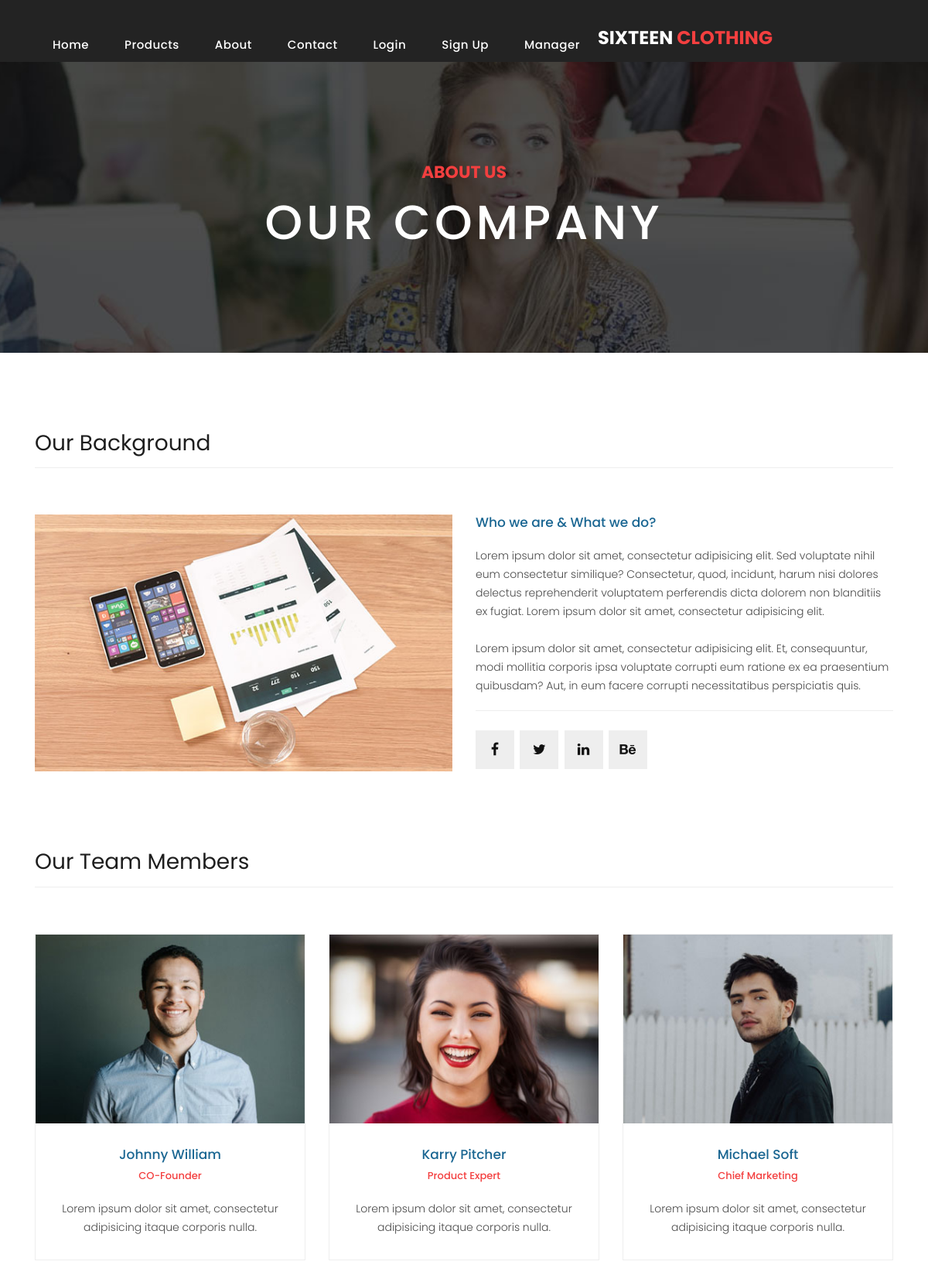
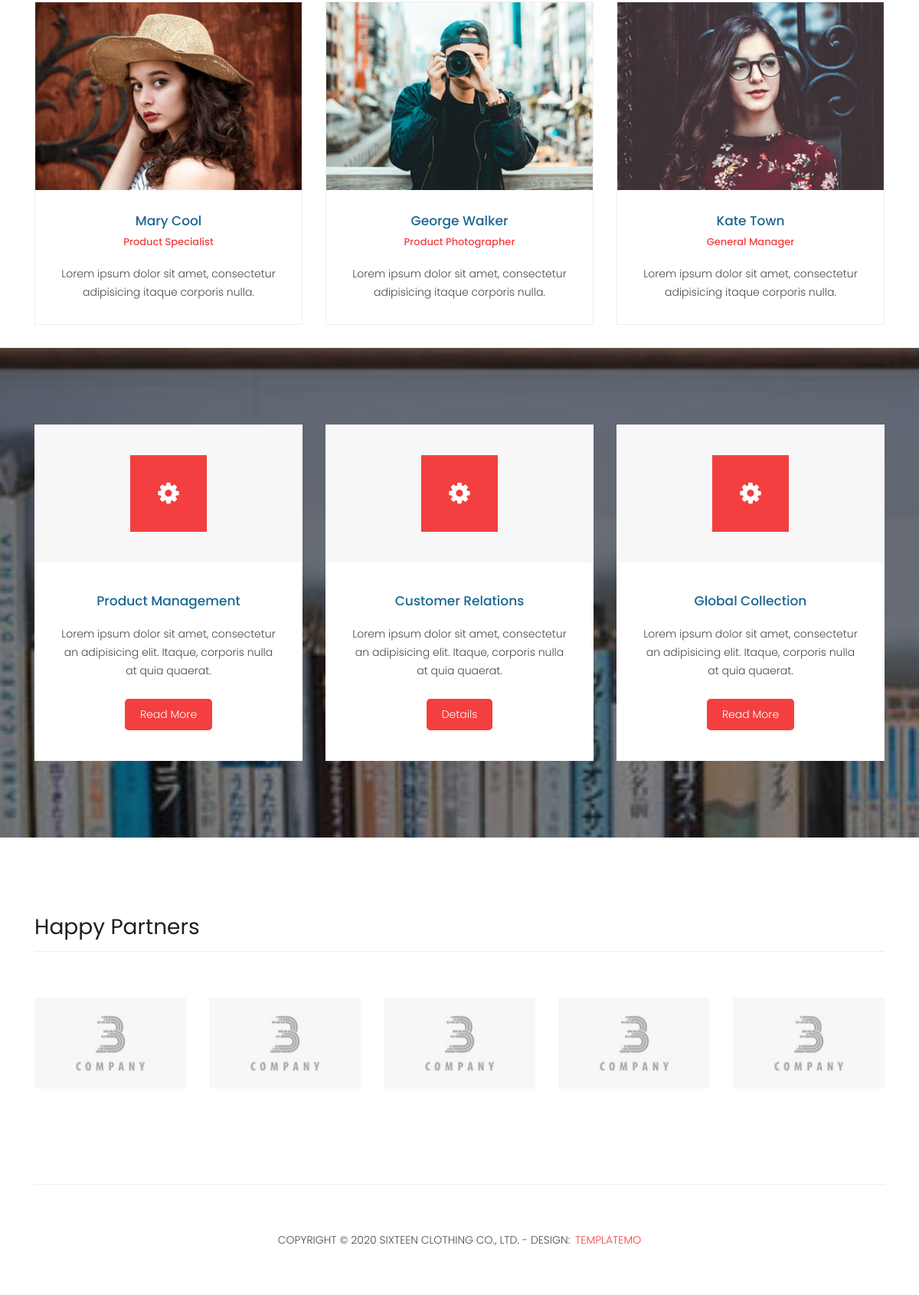
The app's page /about_us/ with its own data (2 pictures, top to bottom).
### app_main/models.py (models this page shows, shortened)
class CatalogItem(models.Model):
    title=models.CharField(max_length=50, verbose_name='catalog item')
    slug=models.SlugField(max_length=50, db_index=True,verbose_name='url')
    url=models.CharField(max_length=100, blank= True)
    is_anchor=models.BooleanField(default=False)
    is_manage=models.BooleanField(default=True)
    is_visible=models.BooleanField(default=True)
    order=models.PositiveSmallIntegerField()
    def get_absolute_url(self):
        if self.is_anchor:
            return reverse(f'shop:{self.slug}')
        return reverse('shop:detail', kwargs={'slug': self.slug})
    class Meta:
        ordering=('order',)

### catalog/views.py (the view)
# urls.py: path('about_us/', AboutPage.as_view(), name='about'),
class AboutPage(TemplateView):
  template_name = 'about.html'

### app_main/context_processors.py (called while the page is built)
def catalog_item(request):
    items = CatalogItem.objects.filter()
    return {'catalog_item': items}

### templates/about.html (shortened to what this page needs)
{%load static%}
<!DOCTYPE html>
<html lang="en">
  <head>
    <link href="{% static 'vendor/bootstrap/css/bootstrap.min.css' %}" rel="stylesheet">
    <link rel= 'stylesheet' href= {% static 'assets/css/fontawesome.css'%}>
    <link rel= 'stylesheet' href= {% static 'assets/css/templatemo-sixteen.css'%}>
    <link rel= 'stylesheet' href= {% static 'assets/css/owl.css'%}>
  </head>
  <body>
<header class="">
  <nav class="navbar navbar-expand-lg">
    <div class="container">
      {% include 'includes/navbar.html' %}
      <a class="navbar-brand" href="index.html"><h2>Sixteen <em>Clothing</em></h2></a>
    </div>
  </nav>
</header>
    {% include "page_content.html"%}
  </body>
</html>

### templates/includes/navbar.html
<nav id="navbar" class="navbar">
  <ul class="navbar-nav justify-content-end">
    {% for item in catalog_item %}
      <li class="nav-item">
        <a class="nav-link" href="{% if item.is_anchor %}{{ item.get_absolute_url }}{% else %}{% url "shop:products" %}{% endif %}">{{ item.title }}</a>
      </li>
    {% endfor %}
    {% if user.is_authenticated %}
      <li class="nav-item">
        <a class="nav-link" href="{% url 'logout' %}">Logout</a>
      </li>
    {% else %}
      <li class="nav-item">
        <a class="nav-link" href="{% url 'login' %}">Login</a>
      </li>
      <li class="nav-item">
        <a class="nav-link" href="{% url 'registration' %}">Sign up</a>
      </li>
    {% endif %}
      <li class="nav-item">
        <a class="nav-link" href="{% url 'manager:index' %}">Manager</a>
      </li>
  </ul>
</nav>

### static/assets/css/templatemo-sixteen.css (style rules this page uses)
body { font-family: 'Poppins', sans-serif; overflow-x: hidden; text-rendering: optimizeLegibility; -webkit-font-smoothing: antialiased; -moz-osx-font-smoothing: grayscale; }
a { text-decoration: none!important; }
ul { padding: 0; margin: 0; list-style: none; }
h1,h2,h3,h4,h5,h6 { margin: 0px; }
header { position: absolute; z-index: 99999; width: 100%; height: 80px; background-color: #232323; -webkit-transition: all 0.3s ease-in-out 0s; -moz-transition: all 0.3s ease-in-out 0s; -o-transition: all 0.3s ease-in-out 0s; transition: all 0.3s ease-in-out 0s; }
header .navbar { padding: 17px 0px; }
.navbar .navbar-brand { float: left; margin-top: -12px; outline: none; }
.navbar .navbar-brand h2 { color: #fff; text-transform: uppercase; font-size: 24px; font-weight: 700; -webkit-transition: all .3s ease 0s; -moz-transition: all .3s ease 0s; -o-transition: all .3s ease 0s; transition: all .3s ease 0s; }
.navbar .navbar-brand h2 em { font-style: normal; color: #f33f3f; }
.navbar .navbar-nav .nav-item { margin: 0px 15px; }
.navbar .navbar-nav a.nav-link { text-transform: capitalize; font-size: 15px; font-weight: 500; letter-spacing: 0.5px; color: #fff; transition: all 0.5s; margin-top: 5px; }

### records on screen
CatalogItem: title "Home"
CatalogItem: title "Products"
CatalogItem: title "About"
CatalogItem: title "Contact"
